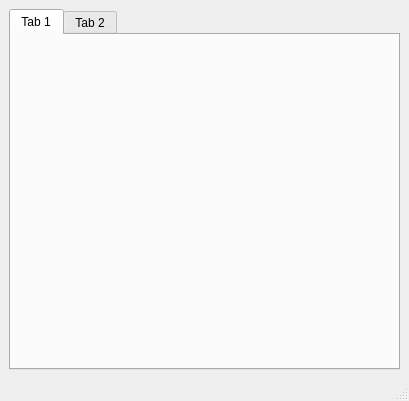
<?xml version="1.0" encoding="UTF-8"?>
<ui version="4.0">
 <class>pyCombinedWin</class>
 <widget class="QMainWindow" name="pyCombinedWin">
  <property name="geometry">
   <rect>
    <x>0</x>
    <y>0</y>
    <width>409</width>
    <height>401</height>
   </rect>
  </property>
  <property name="windowTitle">
   <string>MainWindow</string>
  </property>
  <widget class="QWidget" name="centralwidget">
   <layout class="QGridLayout" name="gridLayout">
    <item row="0" column="0">
     <widget class="QTabWidget" name="tabWidget">
      <property name="currentIndex">
       <number>0</number>
      </property>
      <widget class="QWidget" name="tab">
       <attribute name="title">
        <string>Tab 1</string>
       </attribute>
       <layout class="QGridLayout" name="gridLayout_3">
        <item row="0" column="0">
         <widget class="FileReaderWidget" name="widget" native="true"/>
        </item>
       </layout>
      </widget>
      <widget class="QWidget" name="tab_2">
       <attribute name="title">
        <string>Tab 2</string>
       </attribute>
       <layout class="QGridLayout" name="gridLayout_2">
        <item row="0" column="0">
         <widget class="QListWidget" name="listWidget">
          <item>
           <property name="text">
            <string>New Item</string>
           </property>
          </item>
          <item>
           <property name="text">
            <string>New Item</string>
           </property>
          </item>
          <item>
           <property name="text">
            <string>New Item</string>
           </property>
          </item>
          <item>
           <property name="text">
            <string>New Item</string>
           </property>
          </item>
         </widget>
        </item>
       </layout>
      </widget>
     </widget>
    </item>
   </layout>
  </widget>
  <widget class="QMenuBar" name="menubar">
   <property name="geometry">
    <rect>
     <x>0</x>
     <y>0</y>
     <width>409</width>
     <height>18</height>
    </rect>
   </property>
  </widget>
  <widget class="QStatusBar" name="statusbar"/>
 </widget>
 <customwidgets>
  <customwidget>
   <class>FileReaderWidget</class>
   <extends>QWidget</extends>
   <header>finalFileReader_1</header>
   <container>1</container>
  </customwidget>
 </customwidgets>
 <resources/>
 <connections/>
</ui>
